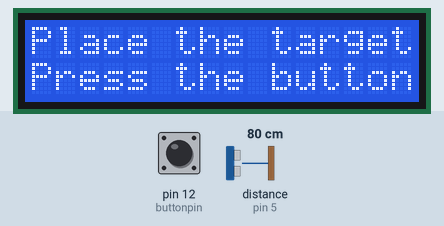
Recording of a sketch running on a simulated Arduino Uno, built with avr-gcc and run on an emulated ATmega328P. Shown: 16×2 character LCD. The test bench sets the inputs (shaded band); at power-on: pin 12 (buttonpin) HIGH, distance to the obstacle (sensor on pin 5) 80 cm. The echo pulse lasts 58.3 µs per cm; what the sketch prints to the serial monitor is not drawn.

Above: at 1.2 s.
1.3 s: pin 12 (buttonpin) pulled LOW for 0.15 s
At 1.7 s:
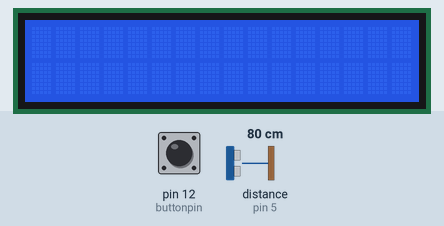
At 2.6 s:
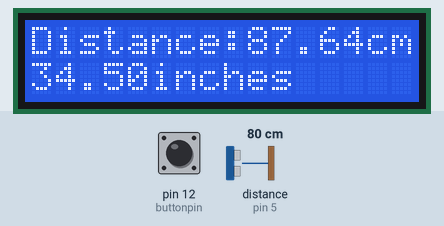
4.4 s: pin 12 (buttonpin) pulled LOW for 3.2 s
At 8.1 s:
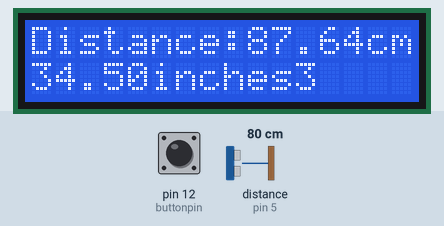
Timing chart, 0 to 9.6 s (numbered marks = the images above; inputs shaded):
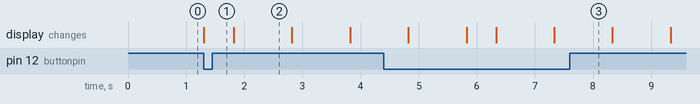

The sketch:

Class_60_Add_a_Go_Button_to_your_Distance_Sensor.ino
```cpp
#include <LiquidCrystal.h>
int rs = 4 ;
int en = 7 ;
int d4 = 8 ;
int d5 = 9 ;
int d6 = 10 ;
int d7 = 11 ;
LiquidCrystal lcd(rs,en,d4,d5,d6,d7);

int trigpin = 3;
int echopin = 5;
int traveltime;
float distance;

int buttonpin = 12;
int buttonvalue;

int waittime = 3;

void setup() {
  // put your setup code here, to run once:
  Serial.begin(9600);
  lcd.begin(16,2);

  pinMode(trigpin,OUTPUT);
  pinMode(echopin,INPUT);
  pinMode(buttonpin,INPUT);
  digitalWrite(buttonpin,HIGH);

}

void loop() {
  // put your main code here, to run repeatedly:

  buttonvalue = digitalRead(buttonpin);

  lcd.clear();
  while(buttonvalue == 0)
  {
    digitalWrite(trigpin,LOW);
    delayMicroseconds(10);
    digitalWrite(trigpin,HIGH);
    delayMicroseconds(10);
    digitalWrite(trigpin,LOW);
    delayMicroseconds(10);

    traveltime = pulseIn(echopin,HIGH);
    distance = 0.0187909164 * traveltime;

    Serial.print("traveltime = ");
    Serial.print(traveltime);
    Serial.print(" distance = ");
    Serial.print(distance);
    Serial.print(" buttonvalue = ");
    Serial.print(buttonvalue);
    Serial.println("");

    delay(500);
    lcd.clear();
    lcd.setCursor(0,0);
    lcd.print("Distance:");
    lcd.print(distance);
    lcd.print("cm");
    lcd.setCursor(0,1);
    lcd.print(distance*0.393700787);
    lcd.print("inches");

    for(int i = waittime ; i >= 0 ; i = i - 1)
    {
      delay(1000);
      lcd.print(i);
    }

    buttonvalue = digitalRead(buttonpin);
  }

  lcd.clear();
  while(buttonvalue == 1)
  {

    lcd.setCursor(0,0);
    lcd.print("Place the target");
    lcd.setCursor(0,1);
    lcd.print("Press the button");

    buttonvalue = digitalRead(buttonpin);

  }
  lcd.clear();
}
```

Measured:
- after the input at 1.3 s, the display: changes at once (image 1)
- what the display in image 2 shows lasts 1.0 s, from 1.8 s to 2.8 s
